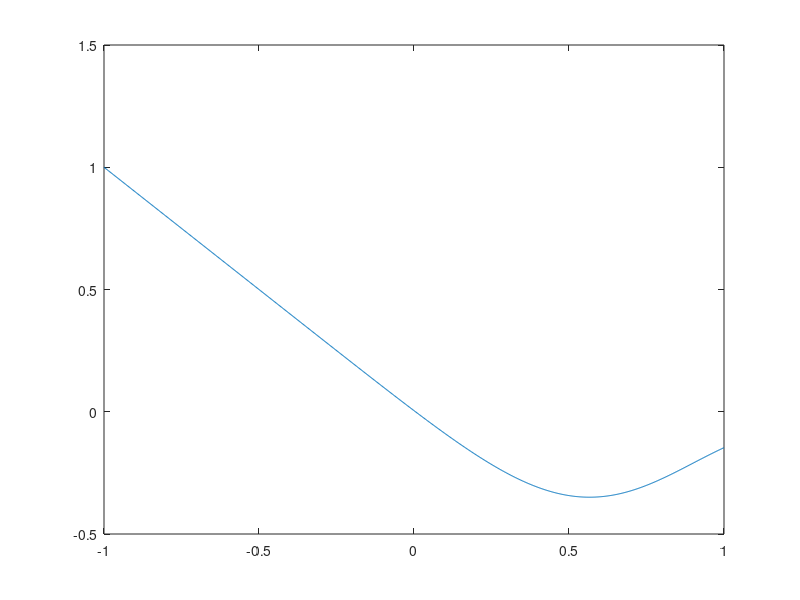
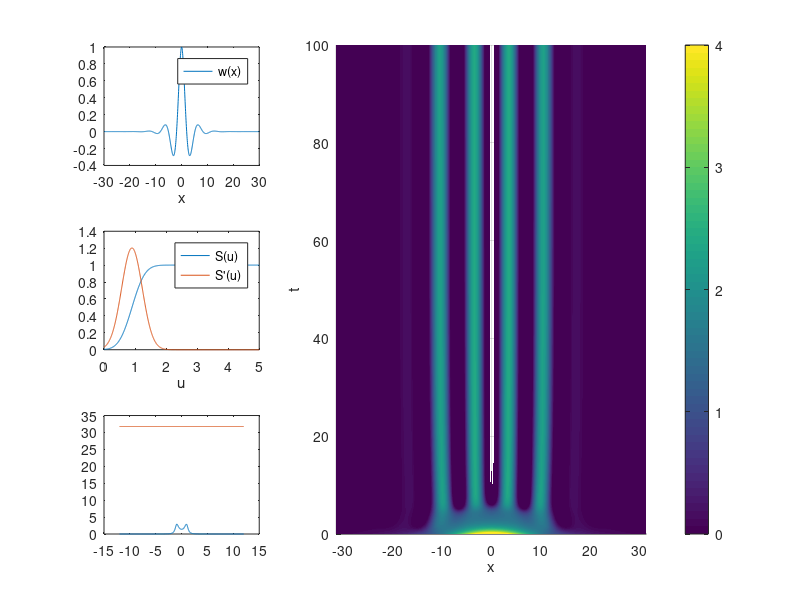

The MATLAB script that drew these images, in order:
%% Clean
clear all, close all, clc;

%% Parameters
% alpha = 10; theta  = 0.9; D = 0.1; B = 0.4; A = 1.0; u0Max = 5; u0Alpha = 4;
alpha = 10; theta  = 0.9; D = 0.1; B = 0.4; A = 1.0; u0Max = 5; u0Alpha = 0.18;
% alpha = 10; theta  = 0.9; D = 0.1; B = 0.4; A = 1.0; u0Max = 5; u0Alpha = 0.04;
% alpha = 10; theta  = 0.9; D = 0.1; B = 0.4; A = 1.0; u0Max = 3; u0Alpha = 0.4;

%% Funcion handles for the synaptic kernel
% wFun = @(x) 1/sqrt(pi)*exp(-x.^2)- 1/(sqrt(pi)*B)*exp(-(x/B).^2); 
% wHatFun = @(xi) ( exp(-xi.^2/4) - exp(-(xi*B).^2/4) );
wFun = @(x) exp(-B*abs(x)).*(B*sin(abs(x)) + cos(x) );
wHatFun = @(xi) ...
           2*B*(B^2 -xi.^2 +1)./(B^4+2*B^2*xi.^2 + 2*B^2 + xi.^4 -2*xi.^2 +1)...
         + B./(B^2+(xi-1).^2) + B./(B^2+(xi+1).^2);

%% Funcion handles for the firing rate function
phi = @(x) 0.5*(1+erf(x/sqrt(2)));
rho = @(x,u,D) exp(-(x-u).^2./(2*D) )/sqrt(2*pi*D);
S  = @(u) phi(alpha*(u-theta)./sqrt(1+alpha^2*D));
dS = @(u) rho(alpha*(u-theta)./sqrt(1+alpha^2*D),0,1)*alpha/sqrt(1+alpha^2*D);

W0 = integral(wFun, -inf,inf);
G = @(u) -u +W0*S(u);
u = linspace(-1,1,1000);
plot(u,G(u));
uStar = 0.2;
uStar = fsolve(G,uStar)

%% Plot firing rate and kernel
figure;
x = linspace(-30,30,1000); u = linspace(0,5,1000);
subplot(3,3,1); 
plot(x,wFun(x)); xlabel('x'); legend({'w(x)'})
subplot(3,3,4); 
plot(u,S(u),u,dS(u)); xlabel('u'); legend({'S(u)','S''(u)'});

%% Plot Fourier Transform
% xic = sqrt(8*log(B)/(B^2-1));
xi = linspace(-12,12,1000);
wHatc = max(wHatFun(xi));
Ac = 1/(wHatc*dS(uStar));

% % Plot kernel fourier Transform. 
subplot(3,3,7);
xi = linspace(-12,12,1000);
plot(xi,wHatFun(xi),...
     xi, 1/(A*dS(uStar))*ones(size(xi))); 

%% Spatial grid
n = 2^10; L = 10*pi; dx = 2*L/n; x = -L+[0:n-1]'*dx;

%% Form matrix (ring geometry)
M = zeros(n,n);
y = wFun(x)*dx;
iRows = 1:n;
iShift = -n/2:n/2-1;
for i = 1:n
  M(iRows(i),:) = circshift(y, iShift(i));
end

%% Form the neural field RHS
rhs = @(t,u) -u + A*M*S(u);

%% Initial condition, and time step
% u0 = uStar + 0.1*rand(size(x));
% u0 = 0.3*cos(xic*x);
u0 = uStar + u0Max./cosh(u0Alpha*x);
tspan = [0 100];
[t,U] = ode45(rhs,tspan,u0);

%% Plot state
subplot(3,3,[2 3 5 6 8 9]);
[X,T]= meshgrid(x,t);  
surf(X,T,U); view([0 90]); shading interp;
xlabel('x'); ylabel('t'); zlabel('u(x,t)');
caxis([0 4]);
axis tight; colorbar;
